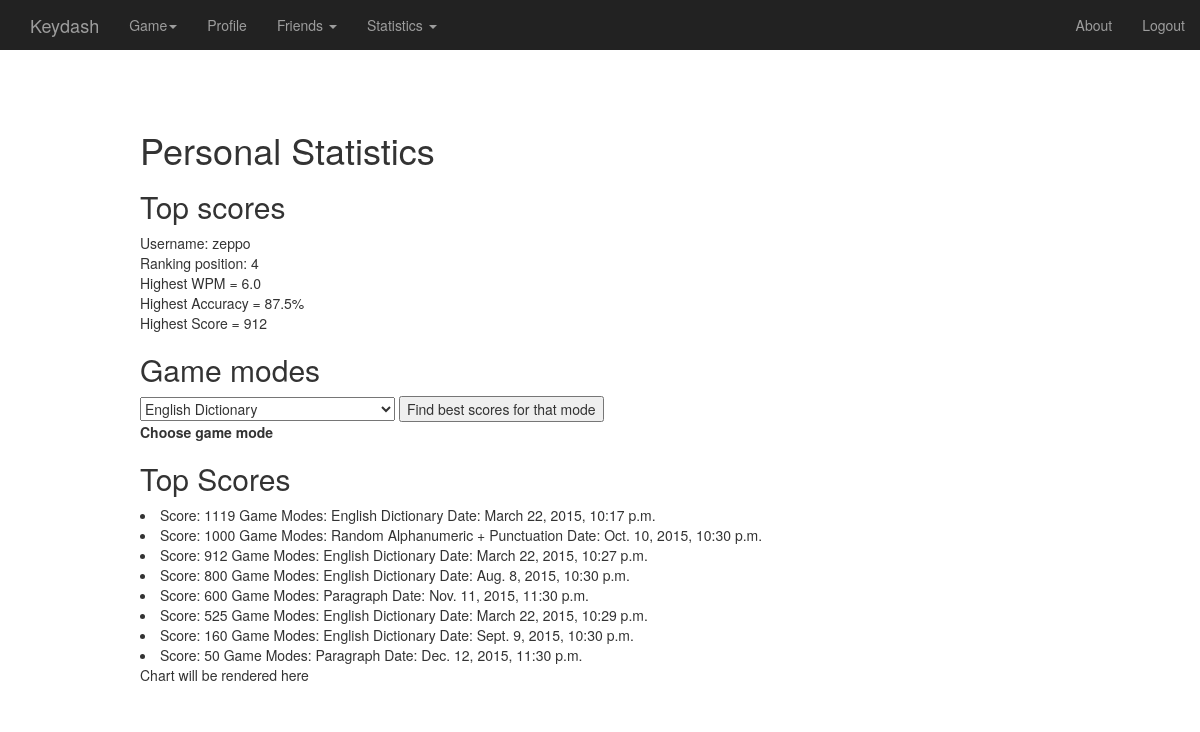
Page /keydash/statistics_personal/ (signed in) on the earlier database version.
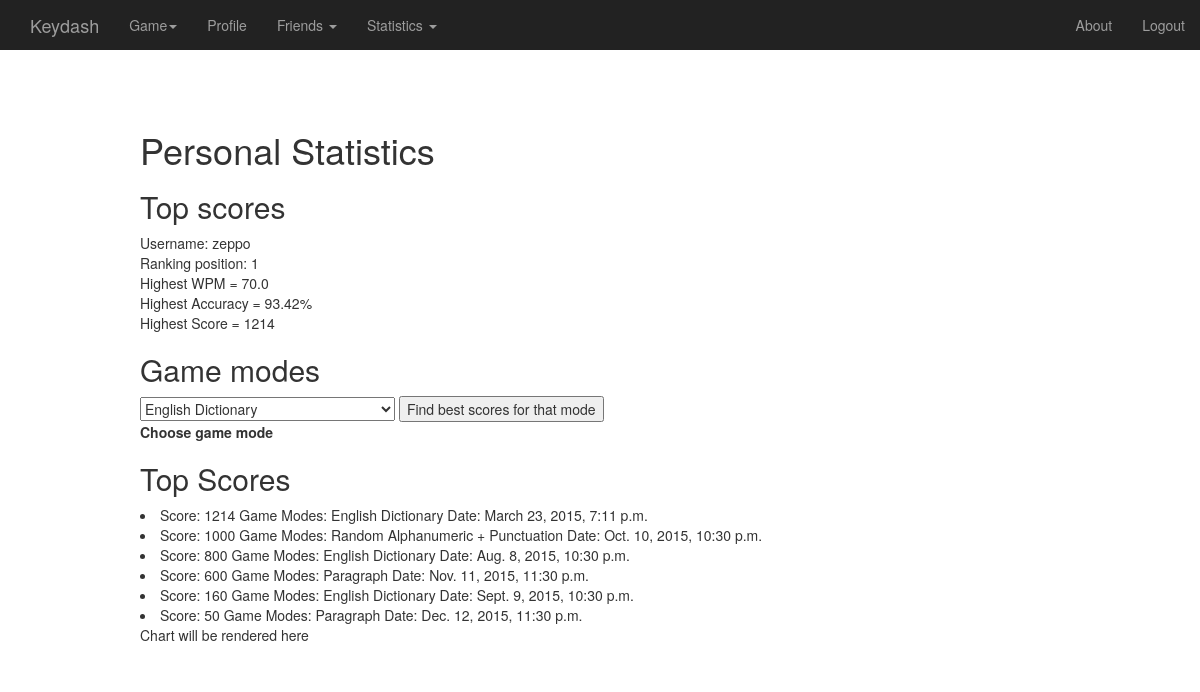
Same page on the later database version.
### keydash_app/models.py (models this page shows, shortened)
class UserProfile(models.Model):
    user = models.OneToOneField(User)
    picture = models.ImageField(upload_to='profile_images', blank=True)
    ranking_position = models.IntegerField(default=0)
    wpm_highest = models.FloatField(default=0)
    accuracy_highest = models.FloatField(default=0)
    score_highest = models.IntegerField(default=0)

class Score(models.Model):
    user = models.ForeignKey(User)
    game = models.ForeignKey(Game)
    wpm = models.FloatField(default=0)
    accuracy = models.FloatField(default=0)
    score = models.IntegerField(default=0)
    date = models.DateTimeField(default=datetime.now, blank=True)

class Game(models.Model):
    game_mode = models.CharField(max_length=128)
    game_js = models.CharField(max_length=512)
    game_css = models.CharField(max_length=512)
    def __unicode__(self):
        return self.game_mode

### keydash_app/views.py (the view)
@login_required
def statistics_personal(request):
    context_dict = {}
    user = request.user
    user_profile = UserProfile.objects.get(user = user)
    context_dict['user_profile'] = user_profile
    user_scores = Score.objects.filter(user = user).order_by('-score')
    for user_score in user_scores:
        readable_game_mode = (game_mode_readable_name(user_score.game))
        user_score.game.game_mode = readable_game_mode['game_mode']
    context_dict['scores'] = user_scores
    if request.method == 'POST':
        game_mode = request.POST.get('dropdown_game_mode')
        game = Game.objects.get(game_mode = game_mode)
        context_dict.update( statistics_chart2(request, game) )
        user_scores_for_game_mode = Score.objects.filter(user = user, game = game).order_by('-score')
        context_dict.update( game_mode_readable_name(game))
        context_dict['user_scores_for_game_mode'] = user_scores_for_game_mode
    else:
        context_dict.update( statistics_chart(request) )
    return render(request, 'keydash_app/statistics_personal.html', context_dict)

### keydash_app/views.py (called while the page is built)
def game_mode_readable_name(game):
    context_dict = {}
    if(game.game_mode == 'eng_dict'):
        context_dict['game_mode'] = 'English Dictionary'
    elif(game.game_mode == 'rand_alpha'):
        context_dict['game_mode'] = 'Random Alphanumeric'
    elif(game.game_mode == 'typingflight'):
        context_dict['game_mode'] = 'Typing Flight'
    elif(game.game_mode == 'rand_alpha_punc'):
        context_dict['game_mode'] = 'Random Alphanumeric + Punctuation'
    else:
        context_dict['game_mode'] = 'Paragraph'
    return context_dict

### templates/keydash_app/statistics_personal.html (shortened to what this page needs)
{% extends "keydash_app/base.html" %}
{% block body_block %}
    <h1>Personal Statistics</h1>
    <h2>Top scores</h2>
    Username: {{ user.username }} <br>
    Ranking position: {{ user_profile.ranking_position }} <br>
    Highest WPM = {{ user_profile.wpm_highest }} <br>
    Highest Accuracy = {{ user_profile.accuracy_highest }}% <br>
    Highest Score = {{ user_profile.score_highest }} <br>
    <h2>Game modes</h2>
    <form action="" method="post">
        <select name="dropdown_game_mode">
            <option value="eng_dict">English Dictionary</option>
        </select>
        <input type="submit" value="Find best scores for that mode" />
    </form>
    {% if user_scores_for_game_mode %}
        Game Mode: {{ game_mode }}
        {% for score_game_mode in user_scores_for_game_mode %}
            <li>score: {{ score_game_mode.score }} date: {{ score_game_mode.date }}</li>
        {% endfor %}
    {% else %}
        <strong>Choose game mode </strong>
    {% endif %}
    <br>
    <h2>Top Scores</h2>
    {% if scores %}
        {% for score in scores %}
            <li>Score: {{ score.score }} Game Modes: {{ score.game }} Date: {{ score.date }}</li>
        {% endfor %}
    {% else %}
        <strong>There are no scores.</strong>
    {% endif %}
    {% load chartit %}
    <div id='container'> Chart will be rendered here </div>
{% endblock %}

Differences in the rows shown:
removed Score: score "1119", game "English Dictionary", date "March 22, 2015, 10:17 p.m."
removed Score: score "912", game "English Dictionary", date "March 22, 2015, 10:27 p.m."
removed Score: score "525", game "English Dictionary", date "March 22, 2015, 10:29 p.m."
changed UserProfile: ranking_position "4" → "1"; wpm_highest "6.0" → "70.0"; accuracy_highest "87.5" → "93.42"; score_highest "912" → "1214"
now on this page (row edited): Score: score "1214", game "English Dictionary", date "March 23, 2015, 7:11 p.m."
